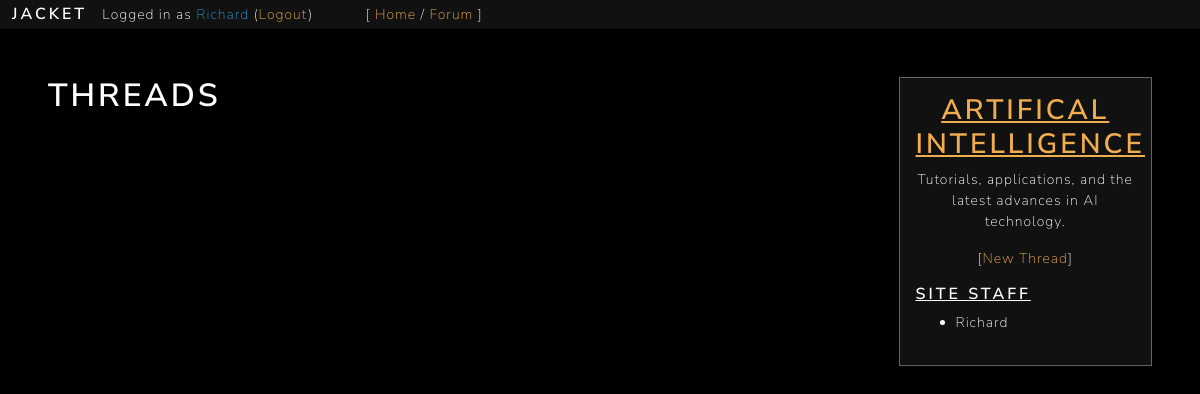
The app's page /forum/sub/?s=zgcGSXkSAW (signed in) with its own data.
### forum/models.py (models this page shows)
class Subforum(models.Model):
	key = models.CharField(max_length=10, default=gen_key, unique=True)
	category = models.CharField(max_length=25)
	name = models.CharField(max_length=50)
	description = models.TextField(max_length=250, blank=True)
	nsfw = models.BooleanField(default=False)

### forum/views.py (the view, shortened to what this page needs)
# urls.py: path('sub/', views.subforum, name="subforum"),
def subforum(request):
	if not check_login(request):
		return redirect('home')
	context = {}
	load_user_context(request, context)
	load_staff_list_context(context)
	print(context['staff'])
	s = request.GET.get('s')
	if s is None:
		return redirect('forum')
	try:
		subforum = Subforum.objects.get(key=s)
		context['threads'] = {}
		threads = subforum.thread_set.all()
		context['subforum'] = subforum.__dict__
		context['thread_form'] = ThreadForm()
	except Subforum.DoesNotExist:
		return redirect('forum')
	return render(request, 'forum/subforum.html', context)

### general/models.py (called while the page is built)
def gen_key():
	key = ''
	for i in range(0, 10):
		key += key_chars[random.randint(0, len(key_chars)-1)]
	return key

### general/views.py (called while the page is built)
def check_login(request):
	try:
		if request.session['user_id'] is not None:
			return True
	except KeyError:
		return False

def load_user_context(request, context):
	context['user'] = {
		'id': request.session['user_id'],
		'username': request.session['user_name']
	}

def load_staff_list_context(context):
	staff = User.objects.filter(is_staff=True)
	context['staff'] = {}
	for user in staff:
		context['staff'][user.id] = user.username

### forum/templates/forum/subforum.html (shortened to what this page needs)
{% extends 'general/base.html' %}
{% load static %}
{% block content %}
<main class="p-5 text-light container-fluid">
	<div class="row">
		<div class="col-9">
			<div class="d-block">
				<h1 class="text-light">Threads</h1>
			</div>
		</div>
		<div class="col-3">
			<div class="bg-ap-dark border border-grey p-3">
				<h2 class="text-warning text-center underline">{{ subforum.name }}</h2>
				<p class="text-light text-center">{{ subforum.description }}</p>
				<p class="text-center">
					[<a class="text-warning" href="#reply-form" data-toggle="modal" data-target="#thread-form">New Thread</a>]
				</p>
				<h5 class="text-light underline">Site Staff</h5>
				<ul>
					{% for id, username in staff.items %}
					<li>
						{{ username }}
					</li>
					{% endfor %}
				</ul>
			</div>
		</div>
	</div>
</main>
{% endblock %}

### general/templates/general/header.html
<header class="sticky-top text-light bg-ap-dark m-0 p-1">
	<h5 class="d-inline mx-2">
		<a class="text-light n-h-u" href="{% url 'home' %}">JACKET</a>
	</h5>
	<p class="d-inline">
		Logged in as <span class="text-info">{{ user.username }}</span>
		(<a class="text-warning" href="{% url 'logout' %}">Logout</a>)
	</p>
	<p class="d-inline ml-5">
		[
		<a class="text-warning" href="{% url 'home' %}">Home</a> /
		<a class="text-warning" href="{% url 'forum' %}">Forum</a>
		]
	</p>
</header>

### static/css/jacket.css (style rules this page uses)
html { scroll-behavior: smooth; }

### records on screen
Subforum: name "ARTIFICAL INTELLIGENCE", description "Tutorials, applications, and the latest advances in AI technology."

### other values on screen
{{ user.username }} "Richard"
{{ username }} "Richard"
